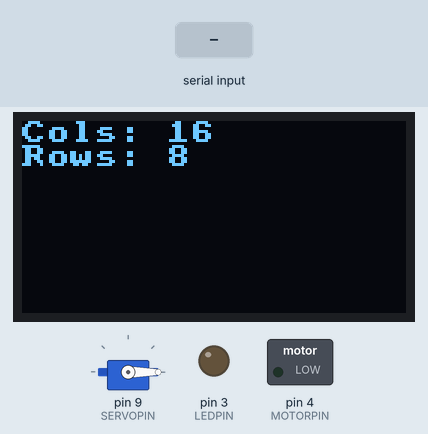
Bench run of a sketch on a simulated Arduino Uno, built with avr-gcc and run on an emulated ATmega328P. Parts: 128×64 one-colour display, servo, switched loads named in the sketch (green lamp = pin HIGH), output pins drawn as LEDs (lit = HIGH). The inputs (shaded band) are chosen by the test bench. What the sketch prints to the serial monitor is not drawn.

Above: at 0.2 s.
At 3.3 s:
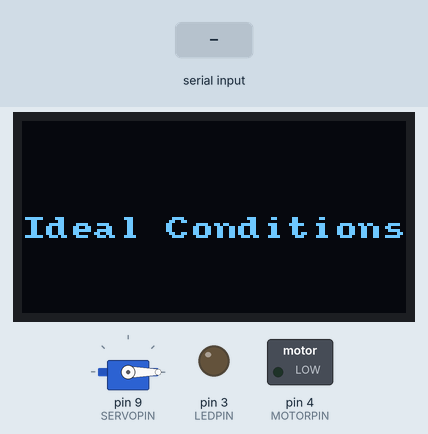
3.4 s: "on,1\n" received over Serial
At 4.5 s:
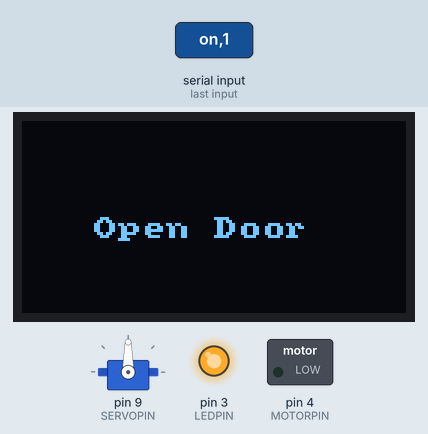
Timing chart, 0 to 6.4 s (numbered marks = the images above; inputs shaded):
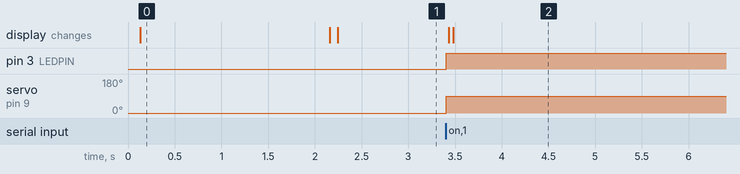

The sketch:

Inside_Arduino.ino
```cpp
#include <U8x8lib.h>
#include <Servo.h>

// ========== PIN DEFINITIONS ==========
#define LEDPIN 3
#define MOTORPIN 4
#define SERVOPIN 9

// ========== HARDWARE OBJECTS ==========
Servo doorServo;

// OLED Display Setup (Software I2C)
U8X8_SSD1306_128X64_NONAME_SW_I2C oledDisplay(SCL, SDA, U8X8_PIN_NONE);
int displayCols;
int displayRows;

// ========== DISPLAY MESSAGES ==========
const char* defaultMsg = "Ideal Conditions";
const char* lightMsg = "Turning on LED";
const char* fanMsg = "Turning on fan";
const char* doorMsg = "Open Door";

String screenMessage = defaultMsg; // Current message to display

// ========== CONTROL THRESHOLDS ==========
int lightLimit = 800;
float tempLimit = 30.0;

// ========== SYSTEM STATUS VARIABLES ==========
bool ack = false;
bool isManualMode = false;

// Actuator States
bool isLightOn = false;
bool isFanOn = false;
bool isDoorOpen = false;

// ========== SENSOR DATA VARIABLES ==========
String input = "";
String sensor = "";
float temp = 0.0;
int light = 0;
String sound = "";
bool isLoud = false;

// ========== TIMING CONTROL ==========
unsigned long previousMillis = 0;
const long updateInterval = 3000; // Update interval in milliseconds (3 seconds)

void setup() {
  // Initialize serial communication
  Serial.begin(9600);

  // Configure digital pins
  pinMode(LEDPIN, OUTPUT);
  pinMode(MOTORPIN, OUTPUT); // Fan

  // Initialize OLED display
  oledDisplay.begin();
  oledDisplay.setFont(u8x8_font_amstrad_cpc_extended_f);
  oledDisplay.clear();

  // Get display dimensions
  displayCols = oledDisplay.getCols();
  displayRows = oledDisplay.getRows();

  // Show initial setup information
  oledDisplay.setCursor(0, 0);
  oledDisplay.print("Cols: " + String(displayCols));
  oledDisplay.setCursor(0, 1);
  oledDisplay.print("Rows: " + String(displayRows));

  // Initialize servo to closed position
  doorServo.attach(SERVOPIN);
  doorServo.write(0);  // Door closed

  delay(2000); // Display setup info for 2 seconds
}

void loop() {
  unsigned long currentMillis = millis();

  // ========== PERIODIC STATUS OUTPUT ==========
  // Send actuator status every 3 seconds
  if (currentMillis - previousMillis >= updateInterval) {
    previousMillis = currentMillis;

    // Send actuator status via serial
    Serial.print("ACTUATORS|"); // Actuator header
    Serial.print("Mode: ");
    Serial.print(isManualMode ? "manual" : "auto");
    Serial.print(", Light: ");
    Serial.print(isLightOn ? "on" : "off");
    Serial.print(", Fan: ");
    Serial.print(isFanOn ? "on" : "off");
    Serial.print(", Door: ");
    Serial.println(isDoorOpen ? "open" : "close");

    // Update OLED display
    displayMessage(screenMessage);
  }

  // ========== SERIAL COMMUNICATION HANDLING ==========
  if (Serial.available() > 0) {
    // Acknowledge receipt of data
    ack = true;
    Serial.print("SENSORS|"); // Sensor header
    Serial.print("status: ");
    Serial.println(ack ? "active" : "inactive");

    // Read incoming data
    input = Serial.readStringUntil('\n');
    input.trim(); // Remove whitespace

    // ========== COMMAND PARSING ==========
    // Parse different types of incoming commands
    if (input.startsWith("sensor:")) {
      // Process sensor data from outdoor unit
      parseSensorData(input);

    } else if (input.startsWith("led:")) {
      // Manual LED control
      isLightOn = (input.substring(4) == "on");

    } else if (input.startsWith("door:")) {
      // Manual door control
      isDoorOpen = (input.substring(5) == "open");

    } else if (input.startsWith("fan:")) {
      // Manual fan control
      isFanOn = (input.substring(4) == "on");

    } else if (input.startsWith("mode:")) {
      // Switch between manual and automatic mode
      isManualMode = (input.substring(5) == "manual");

    } else if (input.startsWith("threshold:")) {
      // Update temperature threshold
      String valueStr = input.substring(10);
      float valueFloat = valueStr.toFloat();
      tempLimit = round(valueFloat);
    }

    // ========== AUTOMATIC CONTROL LOGIC ==========
    if (!isManualMode) {
      // Reset all actuator states
      isLightOn = false;
      isFanOn = false;
      isDoorOpen = false;
      screenMessage = "";

      // Evaluate environmental conditions
      bool isDay = light > lightLimit;
      bool isHot = temp > tempLimit;

      // LIGHTING CONTROL: Turn on LED when it's dark
      isLightOn = !isDay;

      // FAN CONTROL: Turn on fan when it's hot
      isFanOn = isHot;

      // DOOR CONTROL: Open door when conditions are favorable
      // Door opens when: quiet AND (daylight + cool OR nighttime)
      isDoorOpen = !isLoud && ((isDay && !isHot) || !isDay);

      // ========== DISPLAY MESSAGE LOGIC ==========
      // Determine what message to show based on active systems
      if (!isLightOn && !isFanOn && !isDoorOpen) {
        screenMessage = defaultMsg;
      } else {
        // Priority: Light > Fan > Door (only show one message)
        if (isLightOn) screenMessage = lightMsg;
        if (isFanOn) screenMessage = fanMsg;
        if (isDoorOpen) screenMessage = doorMsg;
        Serial.println();
      }
    }

    // ========== ACTUATOR CONTROL ==========
    // Apply the determined states to physical outputs
    digitalWrite(LEDPIN, isLightOn ? HIGH : LOW);
    digitalWrite(MOTORPIN, isFanOn ? HIGH : LOW);
    doorServo.write(isDoorOpen ? 90 : 0); // 90° = open, 0° = closed
  }

  // Update display continuously (function handles change detection)
  displayMessage(screenMessage);
}

// ========== DISPLAY MESSAGE FUNCTION ==========
// Updates the OLED display only when the message changes to avoid flicker.
// Centers the message both horizontally and vertically on the display.
void displayMessage(String message) {
  static String previousMessage = ""; // Store last displayed message

  // Only update display if message has changed (reduces flicker)
  if (message != previousMessage) {
    oledDisplay.clear();

    // Calculate centered position
    int messageCol = (displayCols - message.length()) / 2; // Horizontal center
    int messageRow = displayRows / 2; // Vertical center

    // Ensure cursor position is not negative
    oledDisplay.setCursor(max(0, messageCol), messageRow);
    oledDisplay.print(message);

    previousMessage = message;  // Remember current message
  }
}

// ========== SENSOR DATA PARSER ==========
// Parses incoming sensor data string in format: "sensor:outside,temp:30,light:400,sound:Yes"
void parseSensorData(String data) {
  int start = 0;

  // Parse comma-separated key:value pairs
  while (start < data.length()) {
    int end = data.indexOf(',', start);
    if (end == -1) end = data.length(); // Handle last pair

    String pair = data.substring(start, end);
    int sep = pair.indexOf(':');

    if (sep != -1) {
      String key = pair.substring(0, sep);
      String value = pair.substring(sep + 1);

      // Assign values based on key
      if (key == "sensor") sensor = value;
      else if (key == "temp") temp = value.toFloat();
      else if (key == "light") light = value.toInt();
      else if (key == "sound") isLoud = (value == "Yes");
    }

    start = end + 1; // Move to next pair
  }
}
```

Measured:
- after the input at 3.4 s, pin 3 (LEDPIN): LOW → HIGH at once; servo on pin 9 (SERVOPIN): 0° → 90° at once; the display: first changes at once (image 2 shows a later state)
- what the display in image 0 shows lasts 2.1 s, from 0.1 s to 2.2 s
